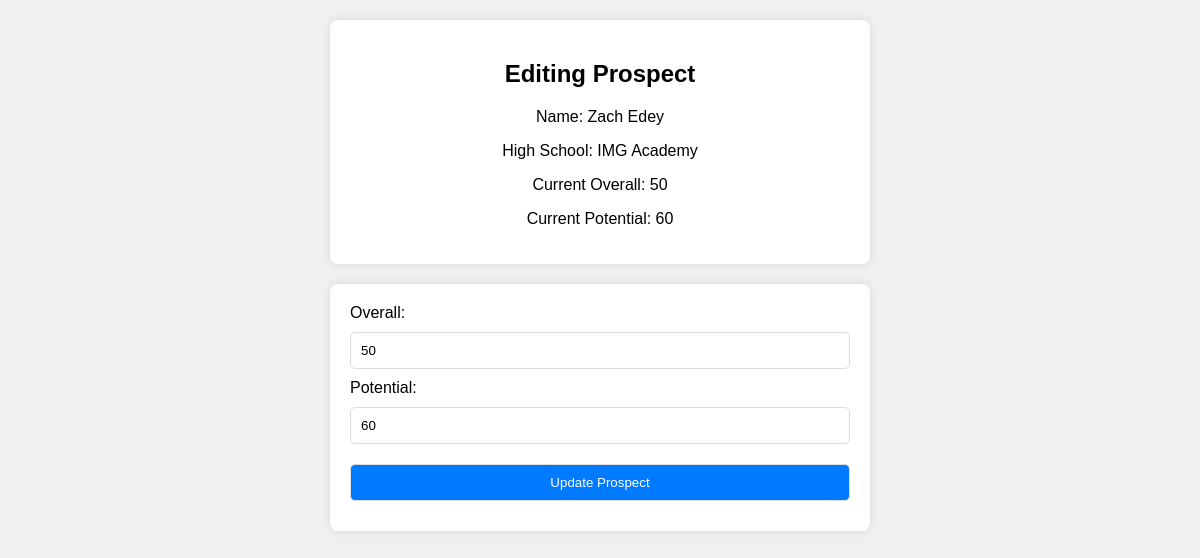
The app's page /edit/prospect/1 (signed in) with its own data.
### models.py (models this page shows, shortened)
class ProspectModel(db.Model):
    __tablename__ = "prospects"
    prospect_id = db.Column(db.Integer, primary_key = True, autoincrement = True)
    name = db.Column(db.String)
    highschool_id = db.Column(db.Integer, db.ForeignKey('highschools.id'), index=True)
    highschool = db.relationship('HighSchoolModel', backref=db.backref('prospects', lazy=True))
    overall = db.Column(db.Integer, index= True)
    potential = db.Column(db.Integer, index= True)
    committed = db.Column(db.Integer, index= True)
    email = db.Column(db.String, index=True)

class HighSchoolModel(db.Model):
    __tablename__ = "highschools"
    id = db.Column(db.Integer, primary_key=True, autoincrement=True,index=True)
    name = db.Column(db.String)

### app.py (the view)
@app.route('/edit/prospect/<int:id>', methods=['GET', 'POST'])
@login_required
def edit_prospect(id):
    prospect = ProspectModel.query.get_or_404(id)
    if request.method == 'POST':
        prospect.overall = request.form['overall']
        prospect.potential = request.form['potential']
        db.session.commit()
        return redirect(url_for('view_prospects'))
    return render_template('edit_prospect.html', prospect=prospect)

### app.py (called while the page is built)
@login_manager.user_loader
def load_user(user_id):
    return User.query.get(int(user_id))

### templates/edit_prospect.html (shortened to what this page needs)
<!DOCTYPE html>
<html>
<head>
</head>
<body>
    <div class="prospect-info">
        <h2>Editing Prospect</h2>
        <p>Name: {{ prospect.name }}</p>
        <p>High School: {{ prospect.highschool.name }}</p>
        <p>Current Overall: {{ prospect.overall }}</p>
        <p>Current Potential: {{ prospect.potential }}</p>
    </div>
    <form action="" method="post">
        <label for="overall">Overall:</label>
        <input type="text" id="overall" name="overall" value="{{ prospect.overall }}"><br>
        <label for="potential">Potential:</label>
        <input type="text" id="potential" name="potential" value="{{ prospect.potential }}"><br>
        <input type="submit" value="Update Prospect">
    </form>
</body>
</html>

### templates/edit_prospect.html (style rules this page uses)
body { font-family: Arial, sans-serif; margin: 20px; padding: 0; background-color: #f0f0f0; }
form { background-color: #ffffff; padding: 20px; border-radius: 8px; box-shadow: 0 0 10px rgba(0, 0, 0, 0.1); max-width: 500px; margin: 20px auto; }
input[type="text"], input[type="submit"] { width: 100%; padding: 10px; margin: 10px 0; border-radius: 5px; border: 1px solid #ddd; box-sizing: border-box; }
input[type="submit"] { background-color: #007bff; color: white; cursor: pointer; }
.prospect-info { background-color: #ffffff; padding: 20px; border-radius: 8px; box-shadow: 0 0 10px rgba(0, 0, 0, 0.1); max-width: 500px; margin: 20px auto; text-align: center; }

### records on screen
ProspectModel: name "Zach Edey", overall "50", potential "60"
HighSchoolModel: highschool.name "IMG Academy"
